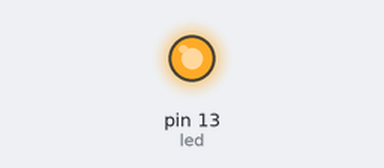
This sketch was run on a simulated Arduino Uno, built with avr-gcc and run on an emulated ATmega328P. Parts: output pins drawn as LEDs (lit = HIGH).

Above: at 5.0 s.
At 15.0 s:
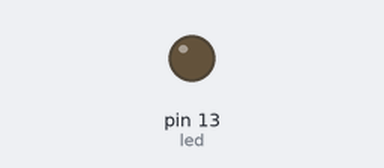
Timing chart, 0 to 26.0 s (numbered marks = the images above):
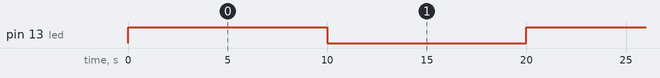

Measured:
- by itself, pin 13 (led): alternates HIGH for 10.0 s and LOW for 10.0 s

The sketch:

TimerExample.ino
```cpp
int led = 13;
unsigned long delayStart = 0; // the time the delay started

void setup() {
  pinMode(led, OUTPUT);   // initialize the digital pin as an output.
  digitalWrite(led, HIGH); // turn led on
  delayStart = millis();   // start delay
}

void loop() {

  // check if delay has timed out after 10sec == 10000mS
  if ( (millis() - delayStart) >= 10000) {
    delayStart = millis();
    digitalWrite(led, (digitalRead(led) ? LOW : HIGH) ); // invert LED state

  }

  //  Other loop code here . . .

}
```
